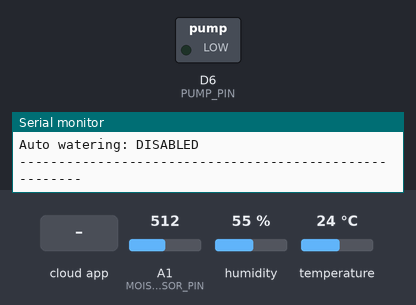
The sketch below on a simulated Arduino MKR. Parts: switched loads named in the sketch (green lamp = pin HIGH), the last lines printed to the serial monitor. The test bench sets the inputs (shaded band); at power-on: A1 (MOISTURE_SENSOR_PIN) = 512, humidity 55 %, temperature 24 °C. WiFi joins after 1.5 s; servers stay silent unless stated.

Above: at 4.2 s.
4.3 s: the phone or cloud app sets pump_status to 1
At 5.1 s:
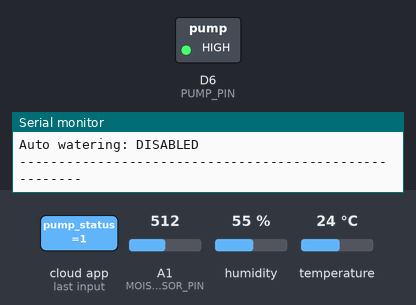
6.0 s: the phone or cloud app sets auto_watering to 1
At 8.4 s:
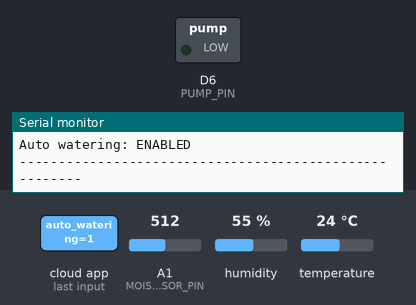
9.6 s: A1 (MOISTURE_SENSOR_PIN) set to 325
13.8 s: A1 (MOISTURE_SENSOR_PIN) set to 298
At 18.4 s:
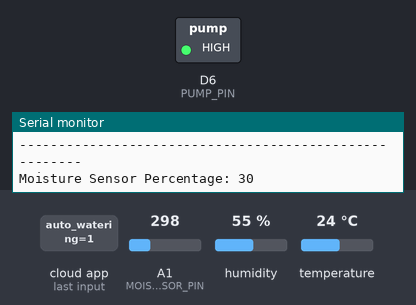
18.7 s: A1 (MOISTURE_SENSOR_PIN) set to 511
At 22.2 s:
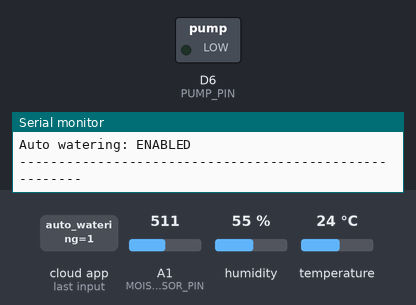
Timing chart, 0 to 23.7 s (numbered marks = the images above; inputs shaded):
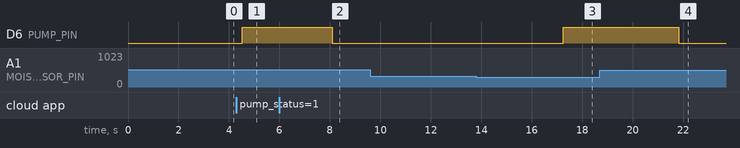

Measured:
- the behaviour switches between 307 and 306 on A1 (MOISTURE_SENSOR_PIN) (found by bisection; images 2 and 3)
- after the input at 4.3 s, D6 (PUMP_PIN): LOW → HIGH after 0.23 s
- after the input at 6.0 s, D6 (PUMP_PIN): HIGH → LOW after 2.1 s
- after the input at 13.8 s, D6 (PUMP_PIN): LOW → HIGH after 3.5 s
- after the input at 18.7 s, D6 (PUMP_PIN): HIGH → LOW after 3.1 s

The sketch:

Plant.ino
```cpp
/*
  Smart Plant Monitoring System
  This sketch integrates with the Arduino IoT Cloud to manage a smart plant monitoring system,
  using sensors and automated watering based on configurable moisture thresholds.
*/

#include <DHT11.h>
#include "thingProperties.h"

DHT11 dht11(DHT_SENSOR_PIN);

void setup() {
  // Initialize serial and wait for port to open:
  Serial.begin(9600);

  // This delay gives the chance to wait for a Serial Monitor without blocking if none is found
  delay(1500);

  // Set the pump pin as an output
  pinMode(PUMP_PIN, OUTPUT);

  // Initialize properties defined in thingProperties.h
  initProperties();

  // Connect to Arduino IoT Cloud
  ArduinoCloud.begin(ArduinoIoTPreferredConnection);

  /*
     The following function allows you to obtain more information
     related to the state of network and IoT Cloud connection and errors
     the higher number the more granular information you’ll get.
     The default is 0 (only errors).
     Maximum is 4
  */
  setDebugMessageLevel(2);
  ArduinoCloud.printDebugInfo();
}

void loop() {
  // Keep the cloud connection updated
  ArduinoCloud.update();

  // Read moisture level and map it to a percentage
  int moistureRaw = analogRead(MOISTURE_SENSOR_PIN);
  moisture = map(moistureRaw, 1023, 0, 100, 0);
  Serial.print("Moisture Sensor Percentage: ");
  Serial.println(moisture);

  // Read temperature and humidity, and print the results
  int result = dht11.readTemperatureHumidity(temperature, humidity);
  if (result == 0) {
    Serial.print("Temperature: ");
    Serial.print(temperature);
    Serial.print(" °C\nHumidity: ");
    Serial.print(humidity);
    Serial.println(" %");
  } else {
    Serial.println(DHT11::getErrorString(result));
  }

  // Control pump
  digitalWrite(PUMP_PIN, pump_status ? HIGH : LOW);

  // Automatically control the water pump based on moisture level
  autoWatering();

  // Display the pump status and auto watering status for debugging
  Serial.print("Pump status: ");
  Serial.println(pump_status ? "ON" : "OFF");
  Serial.print("Auto watering: ");
  Serial.println(auto_watering ? "ENABLED" : "DISABLED");
  Serial.println("-------------------------------------------------------");

  delay(1000);
}

/*
  Since PumpStatus is READ_WRITE variable, onPumpStatusChange() is
  executed every time a new value is received from IoT Cloud.
*/
void onPumpStatusChange()  {
  // Update pump status accordingly
  digitalWrite(PUMP_PIN, pump_status ? HIGH : LOW);
}

/*
  Since AutoWatering is READ_WRITE variable, onAutoWateringChange() is
  executed every time a new value is received from IoT Cloud.
*/
void onAutoWateringChange()  {
  // Add your code here if you to act upon AutoWatering change
}

void autoWatering() {
  if (auto_watering == true){
    if (moisture <= MOISTURE_THRESHOLD){
        pump_status = true;
    }
    else {
        pump_status = false;
    }
  }
}
```

thingProperties.h
```cpp
#include <ArduinoIoTCloud.h>
#include <Arduino_ConnectionHandler.h>

// Network credentials
const char SSID[] = "YourNetworkSSID";
const char PASS[] = "YourNetworkPassword";

// Pin definitions for clarity and easy management
const int PUMP_PIN = LED_BUILTIN;  // Define the pin used for controlling the water pump
const int MOISTURE_SENSOR_PIN = A1;  // Analog pin used for the moisture sensor
const int DHT_SENSOR_PIN = 2;  // Digital pin used for the DHT11 sensor

// Moisture level threshold for triggering the water pump
const int MOISTURE_THRESHOLD = 30;  // Moisture percentage below which the pump will activate

void onAutoWateringChange();
void onPumpStatusChange();

// Cloud-controlled variables
int humidity;
int moisture;
int temperature;
bool auto_watering = false;
bool pump_status = false;

void initProperties() {
  ArduinoCloud.addProperty(humidity, READ, ON_CHANGE, NULL);
  ArduinoCloud.addProperty(moisture, READ, ON_CHANGE, NULL);
  ArduinoCloud.addProperty(temperature, READ, ON_CHANGE, NULL);
  ArduinoCloud.addProperty(auto_watering, READWRITE, ON_CHANGE, onAutoWateringChange);
  ArduinoCloud.addProperty(pump_status, READWRITE, ON_CHANGE, onPumpStatusChange);
}

// Configure WiFi connection
WiFiConnectionHandler ArduinoIoTPreferredConnection(SSID, PASS);
```
